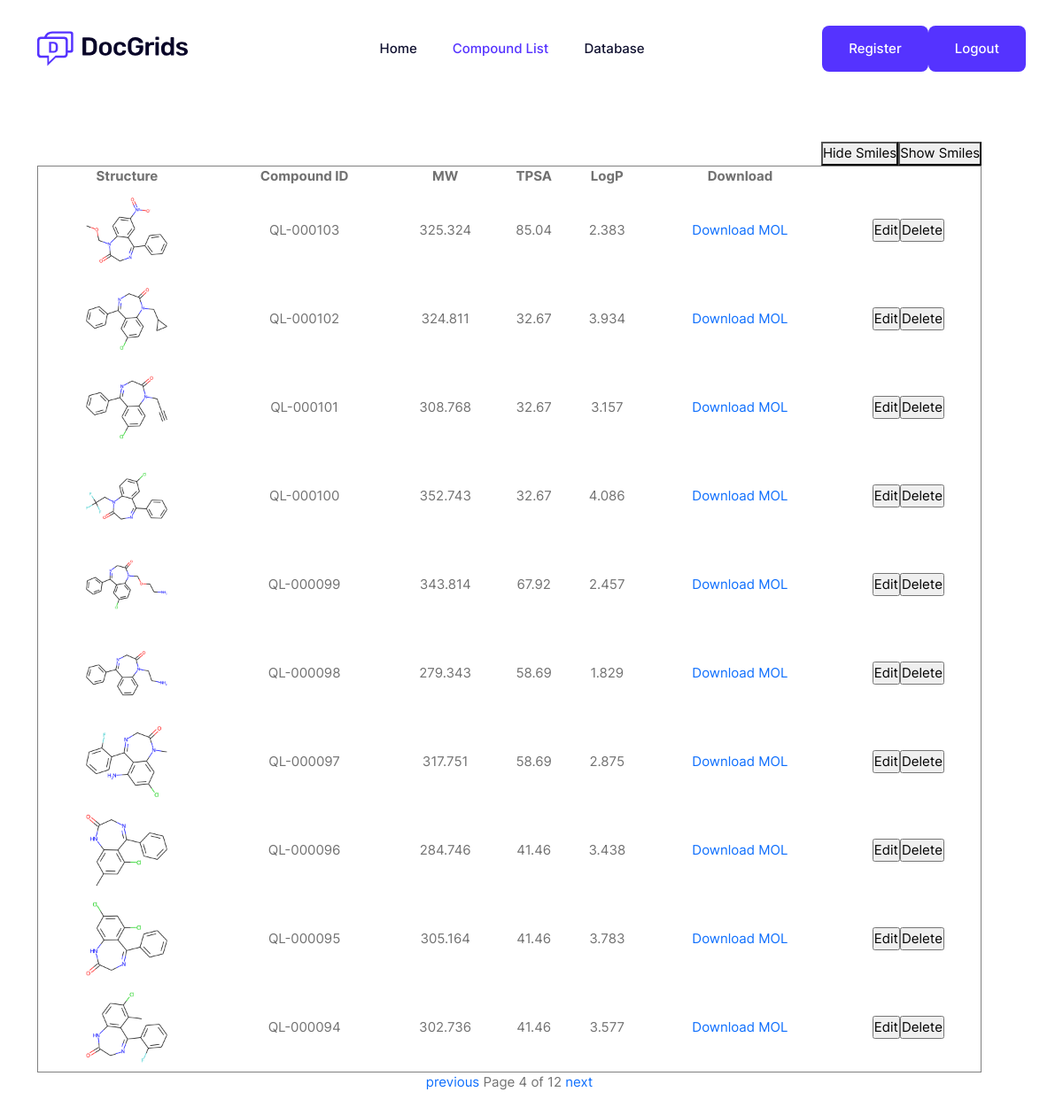
Page /compoundlist/?page=4 (signed in) on the committed database.
### mol_registration/models.py (models this page shows)
class mol_props(models.Model):
    compound_id = models.CharField(max_length=50)
    smiles = models.CharField(max_length=1000)
    mol_file = models.TextField()
    mol_file_path = models.CharField(max_length=500)
    MW = models.FloatField()
    xlogp = models.FloatField()
    TPSA = models.FloatField()
    img_file = models.CharField(max_length=500)
    fingerprint = models.TextField(default='')

### mol_registration/views.py (the view)
# urls.py: path('compoundlist/', mol_registration_view.compoundlist),
def compoundlist(request):
    if request.session.get('is_login'):
        mol_list = mol_props.objects.all().order_by('-compound_id')
        paginator = Paginator(mol_list, 10)
        page = request.GET.get('page',1)
        try:
            sublist = paginator.page(page)
        except PageNotAnInteger:
            sublist = paginator.page(1)
        except EmptyPage:
            sublist = paginator.page(paginator.num_pages)
        return render(request, "compoundlist.html", {"sublist": sublist})
    else:
        return redirect("/login/")

### register/template/compoundlist.html (shortened to what this page needs)
{% load static %}
<!DOCTYPE html>
<html class="no-js" lang="zxx">
<head>
<link rel="stylesheet" href="/static/css/bootstrap.min.css">
<link rel="stylesheet" href="/static/css/LineIcons.3.0.css">
<link rel="stylesheet" href="/static/css/animate.css">
<link rel="stylesheet" href="/static/css/tiny-slider.css">
<link rel="stylesheet" href="/static/css/main.css">
</head>
<header class="header navbar-area">
<div class="container">
<div class="row align-items-center">
<div class="col-lg-12">
<div class="nav-inner">
<nav class="navbar navbar-expand-lg">
<a class="navbar-brand" href="">
<img src="/static/picture/logo.svg" alt="Logo">
</a>
<div class="collapse navbar-collapse sub-menu-bar" id="navbarSupportedContent">
<ul id="nav" class="navbar-nav ms-auto">
<li class="nav-item">
<a href="/index" aria-label="Toggle navigation">Home</a>
</li>
<li class="nav-item">
<a href="/compoundlist" class="active" aria-label="Toggle navigation">Compound List</a>
</li>
<li class="nav-item">
<a href="/database" aria-label="Toggle navigation">Database</a>
</li>
</ul>
</div>
<div class="button">
<a href="/user_register" class="btn">Register</a>
</div>
<div class="button">
<a href="/logout" class="btn">Logout</a>
</div>
</nav>
</div>
</div>
</div>
</div>
</header>
<section class="hero-area" onLoad="javascript:document.compound_details.reset()">
<div class="container">
<div class="row align-items-center">
<div class="col-lg-12 col-md-12 col-12">
<div class="hero-content">
<div style="float: right">
<button onclick="hidesmiles()">Hide Smiles</button><button onclick="showsmiles()">Show Smiles</button>
</div>
<table name = 'compound_details' border="1" cellspacing="0" cellpadding="5" align="center" width="100%" >
	<tr style="text-align:center">
        <th>Structure</th>
		<th>Compound ID</th>
        <th>MW</th>
        <th>TPSA</th>
        <th>LogP</th>
        <th>Download</th>
	</tr>
     {%for item in sublist %}
	<tr>
            <td><img src="{{item.img_file}}" align="center"></td>
		    <td>{{item.compound_id}}</td>
            <td>{{item.MW}}</td>
            <td>{{item.TPSA}}</td>
            <td>{{item.xlogp}}</td>
            <td><a href="{{ item.mol_file_path }}">Download MOL</a></td>
            <td><a href="/edit_compound/?edit_compound_id={{item.compound_id}}"><input type="submit" value="Edit"></a><a href="/delete_compound/?delete_compound_id={{item.compound_id}}"><input type="submit" value="Delete"></a></td>
	</tr>
     {% endfor %}
</table>
<div>
    <center>
    <span style="margin:0 auto">
        {% if sublist.has_previous %}
            <a href="?page={{ sublist.previous_page_number }}">previous</a>
        {% endif %}
        <span class="current">
            Page {{ sublist.number }} of {{ sublist.paginator.num_pages }}
        </span>
        {% if sublist.has_next %}
            <a href="?page={{ sublist.next_page_number }}">next</a>
        {% endif %}
    </span>
    </center>
</div>
</div>
</div>
</div>
</div>
</section>
</body>
</html>

### register/template/compoundlist.html (style rules this page uses)
td { text-align:center; }
th { text-align:center; }
a { text-decoration: none; }
img { width: 100px;height:100px; align: "center"; }

### rows in the picture
mol_props: img_file (picture), compound_id "QL-000103", MW "325.324", TPSA "85.04", xlogp "2.383"
mol_props: img_file (picture), compound_id "QL-000102", MW "324.811", TPSA "32.67", xlogp "3.934"
mol_props: img_file (picture), compound_id "QL-000101", MW "308.768", TPSA "32.67", xlogp "3.157"
mol_props: img_file (picture), compound_id "QL-000100", MW "352.743", TPSA "32.67", xlogp "4.086"
mol_props: img_file (picture), compound_id "QL-000099", MW "343.814", TPSA "67.92", xlogp "2.457"
mol_props: img_file (picture), compound_id "QL-000098", MW "279.343", TPSA "58.69", xlogp "1.829"
mol_props: img_file (picture), compound_id "QL-000097", MW "317.751", TPSA "58.69", xlogp "2.875"
mol_props: img_file (picture), compound_id "QL-000096", MW "284.746", TPSA "41.46", xlogp "3.438"
mol_props: img_file (picture), compound_id "QL-000095", MW "305.164", TPSA "41.46", xlogp "3.783"
mol_props: img_file (picture), compound_id "QL-000094", MW "302.736", TPSA "41.46", xlogp "3.577"

### other values in the picture
{{ sublist.number }} "4"
{{ sublist.paginator.num_pages }} "12"
